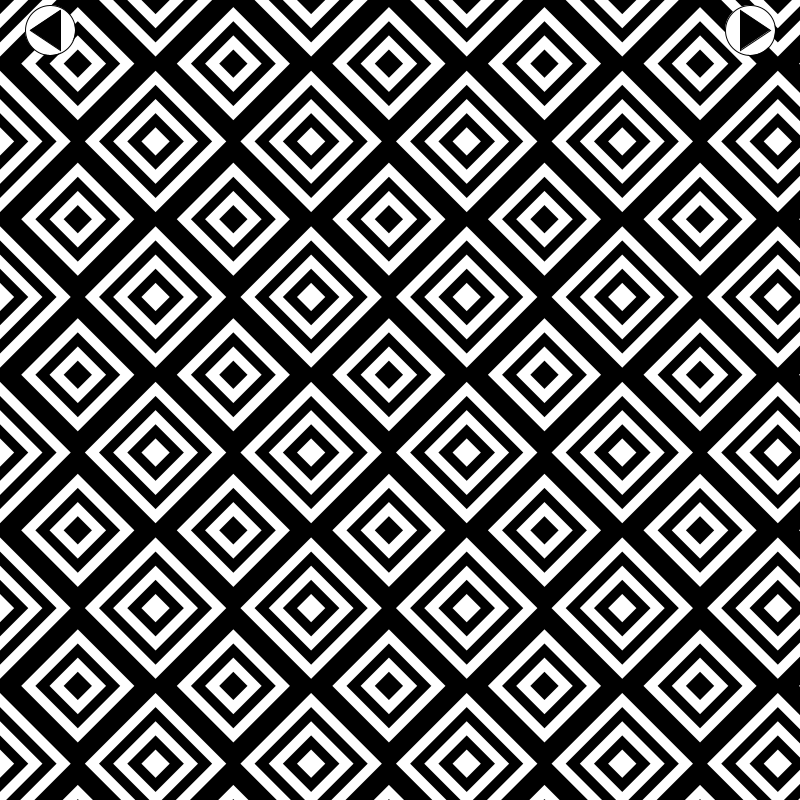
Frame 1 (no input)
Frame 60 (the mouse pressed at the canvas centre just before this capture): identical to frame 1, image omitted
Frame 120 (the mouse held since frame 60 and released just before this capture): identical to frame 1, image omitted

The Processing sketch that drew this single still picture (run headless with seeded random() and noise(); from frame 60 on, the mouse is pressed at the canvas centre):

// Processing sketch: checkpoint_4
// ── checkpoint_4.pde
int MODE;
final int PATTERN1 = 1;
final int PATTERN2 = 2;
final int PATTERN3 = 3;
int pink = #C97C9D;
int green = #4BB294;
int blue = #8EACCD;
void setup() {
  size(800, 800);
  MODE = PATTERN3;
  rectMode(CENTER);
  
  
}



void draw() {
 
   if (MODE == PATTERN1) {
    pattern1();
  } else if (MODE == PATTERN2) {
    pattern2();
  } else if (MODE ==PATTERN3) {
    pattern3();
  } else {
    println("ERROR: MODE DNE, MODE + "+MODE);
  }
}

// ── mouse.pde
void mousePressed() {
}
void mouseReleased() {
  if (dist(750, 30, mouseX, mouseY)<25) {
    if (MODE<3) {
      MODE ++;
    } else {
      MODE =1;
    }
  }
  if (dist(50, 30, mouseX, mouseY)<25) {
    if (MODE>1) {
      MODE --;
    } else {
      MODE =3;
    }
  }
}
void tactiler() {
  if (dist(750, 30, mouseX, mouseY)<25) {
    stroke(#6D8AF0);
  } else {
    stroke(#000000);
  }
}
void tactilel(){
  if (dist(50, 30, mouseX, mouseY)<25) {
    stroke(#6D8AF0);
  } else {
    stroke(#000000);
  }
}

// ── pattern2.pde
void pattern2() {
  background(blue);

  int count = 0;
  int c = 0;

  pushMatrix();
  rotate(radians(45));
  stroke(0);
  // horizontal c = 1
  for (int y = -1200; y<800; y+=80) {
    //veritical c = 0
    for (int x =-1200; x<1900; x+=80) {
      //color
      if (c==0) {
        fill(#D2E0FB);
        c++;
      } else if (c == 1) {
        fill(#FEF9D9);
        c++;
      } else if (c==2) {
        fill(#DEE5D4);
        c++;
      } else if (c==3) {
        fill(#7EACB5);
        c=0;
      }
      //color
      s(x, y, 60);
    }
    if (count == 0) count++;
    if (count == 1)count --;
  }
  popMatrix();

  //right
  tactiler();
  fill(255);
  circle(750, 30, 50);
  fill(0, 0, 0);
  triangle(740, 10, 740, 50, 770, 30);
  fill(0, 0, 0);

  //left
  fill(255);
  tactilel();
  fill(255);
  circle(50, 30, 50);
  fill(0);
  triangle(30, 30, 60, 50, 60, 10);
}

void s(int x, int y, int s) {

  rect(x, y, s, s, 8);
}

// ── pattern3.pde
void pattern3() {
  background(0);

  pushMatrix();
  rotate(radians(45));
  //black and white
  int count = 0;
  for (int x =-1000; x<1900; x+=110) {
    for (int y =-1000; y < 1900; y+=110) {
      if (count%2==0) {
        r1(x, y);
      } else {
        r2(x, y);
      }
      count++;
    }
  }
  popMatrix();
  //right
  fill(255);
  tactiler();
  fill(255);
  circle(750, 30, 50);
  fill(0);
  triangle(740, 10, 740, 50, 770, 30);

  //left
  fill(255);
  tactilel();
  fill(255);
  circle(50, 30, 50);
  fill(0);
  triangle(30, 30, 60, 50, 60, 10);

}
  //white
  void r1(int x, int y) {
    noStroke();
    int c = 0;
    for (int i=100; i>10; i-=20) {
      if (c%2==0)fill(255);
      else {
        fill(0);
      }
      rect(x, y, i, i);
      c++;
    }
  }
  //dark
  void r2(int x, int y) {
    noStroke();
    int c = 0;
    for (int i=100; i>10; i-=20) {
      if (c%2==0)fill(0);
      else {
        fill(255);
      }
      rect(x, y, i, i);
      c++;
    }
  }

// ── pattern_1.pde
void pattern1() {
  background(pink);



  fill(255);
  int xcp =0;
  int ycp= 0;
  while (ycp<900) {
    while (xcp<900) {
      cp(xcp, ycp);
      xcp+=100;
    }
    ycp+=100;
    xcp = 0;
  }
  //right
  tactiler();
  fill(255);
  circle(750, 30, 50);
  fill(0, 0, 0);
  triangle(740, 10, 740, 50, 770, 30);


  //left
  fill(255);
  tactilel();
  fill(255);
  circle(50, 30, 50);
  fill(0);
  triangle(30, 30, 60, 50, 60, 10);
}
void cp(int x, int y) {
  noStroke();
  int count=1;
  for (int i = 150; i>0; i-=20) {
    if (count == 1) {
      fill(#16423C);
    } else if (count ==2) {
      fill(#6A9C89);
    } else if (count == 3) {
      fill(#C4DAD2);
    } else if (count == 4) {

      fill(#E9EFEC);
    }

    circle(x, y, i);
    if (count<4) {
      count++;
    } else {
      count =1;
    }
  }
}
